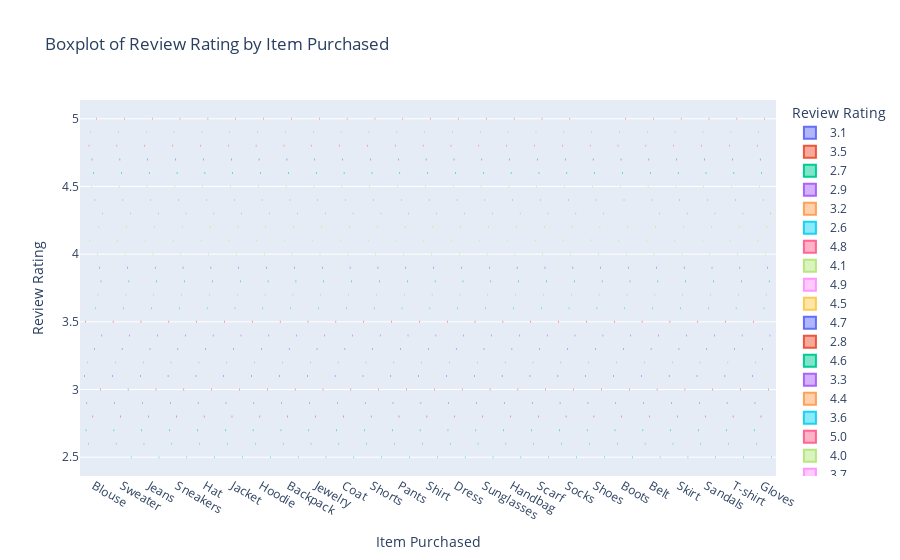

Notebook cell for this chart:
### Code cell
# Python
import plotly.express as px

fig = px.box(
    df,
    x="Item Purchased",
    y="Review Rating",
    color="age",
    title="Boxplot of Review Rating by Item Purchased",
)
fig.show()

### Figure 1 — Plotly figure (JSON) as saved in the notebook; plotly's stock layout.template omitted (floating-point values rounded to 4 significant figures; data arrays with more than 128 entries replaced by an {"elided": "..."} marker saying what was removed)
{"data": [{"alignmentgroup": "True", "hovertemplate": "Review Rating=%{y}<br>Item Purchased=%{x}<extra></extra>", "legendgroup": "3.1", "marker": {"color": "#636efa"}, "name": "3.1", "notched": false, "offsetgroup": "3.1", "orientation": "v", "showlegend": true, "type": "box", "x": {"elided": "157 str values"}, "x0": " ", "xaxis": "x", "y": {"elided": "157 float values"}, "y0": " ", "yaxis": "y"}, {"alignmentgroup": "True", "hovertemplate": "Review Rating=%{y}<br>Item Purchased=%{x}<extra></extra>", "legendgroup": "3.5", "marker": {"color": "#EF553B"}, "name": "3.5", "notched": false, "offsetgroup": "3.5", "orientation": "v", "showlegend": true, "type": "box", "x": {"elided": "156 str values"}, "x0": " ", "xaxis": "x", "y": {"elided": "156 float values"}, "y0": " ", "yaxis": "y"}, {"alignmentgroup": "True", "hovertemplate": "Review Rating=%{y}<br>Item Purchased=%{x}<extra></extra>", "legendgroup": "2.7", "marker": {"color": "#00cc96"}, "name": "2.7", "notched": false, "offsetgroup": "2.7", "orientation": "v", "showlegend": true, "type": "box", "x": {"elided": "154 str values"}, "x0": " ", "xaxis": "x", "y": {"elided": "154 float values"}, "y0": " ", "yaxis": "y"}, {"alignmentgroup": "True", "hovertemplate": "Review Rating=%{y}<br>Item Purchased=%{x}<extra></extra>", "legendgroup": "2.9", "marker": {"color": "#ab63fa"}, "name": "2.9", "notched": false, "offsetgroup": "2.9", "orientation": "v", "showlegend": true, "type": "box", "x": {"elided": "170 str values"}, "x0": " ", "xaxis": "x", "y": {"elided": "170 float values"}, "y0": " ", "yaxis": "y"}, {"alignmentgroup": "True", "hovertemplate": "Review Rating=%{y}<br>Item Purchased=%{x}<extra></extra>", "legendgroup": "3.2", "marker": {"color": "#FFA15A"}, "name": "3.2", "notched": false, "offsetgroup": "3.2", "orientation": "v", "showlegend": true, "type": "box", "x": {"elided": "152 str values"}, "x0": " ", "xaxis": "x", "y": {"elided": "152 float values"}, "y0": " ", "yaxis": "y"}, {"alignmentgroup": "True", "hovertemplate": "Review Rating=%{y}<br>Item Purchased=%{x}<extra></extra>", "legendgroup": "2.6", "marker": {"color": "#19d3f3"}, "name": "2.6", "notched": false, "offsetgroup": "2.6", "orientation": "v", "showlegend": true, "type": "box", "x": {"elided": "159 str values"}, "x0": " ", "xaxis": "x", "y": {"elided": "159 float values"}, "y0": " ", "yaxis": "y"}, {"alignmentgroup": "True", "hovertemplate": "Review Rating=%{y}<br>Item Purchased=%{x}<extra></extra>", "legendgroup": "4.8", "marker": {"color": "#FF6692"}, "name": "4.8", "notched": false, "offsetgroup": "4.8", "orientation": "v", "showlegend": true, "type": "box", "x": {"elided": "144 str values"}, "x0": " ", "xaxis": "x", "y": {"elided": "144 float values"}, "y0": " ", "yaxis": "y"}, {"alignmentgroup": "True", "hovertemplate": "Review Rating=%{y}<br>Item Purchased=%{x}<extra></extra>", "legendgroup": "4.1", "marker": {"color": "#B6E880"}, "name": "4.1", "notched": false, "offsetgroup": "4.1", "orientation": "v", "showlegend": true, "type": "box", "x": {"elided": "148 str values"}, "x0": " ", "xaxis": "x", "y": {"elided": "148 float values"}, "y0": " ", "yaxis": "y"}, {"alignmentgroup": "True", "hovertemplate": "Review Rating=%{y}<br>Item Purchased=%{x}<extra></extra>", "legendgroup": "4.9", "marker": {"color": "#FF97FF"}, "name": "4.9", "notched": false, "offsetgroup": "4.9", "orientation": "v", "showlegend": true, "type": "box", "x": {"elided": "166 str values"}, "x0": " ", "xaxis": "x", "y": {"elided": "166 float values"}, "y0": " ", "yaxis": "y"}, {"alignmentgroup": "True", "hovertemplate": "Review Rating=%{y}<br>Item Purchased=%{x}<extra></extra>", "legendgroup": "4.5", "marker": {"color": "#FECB52"}, "name": "4.5", "notched": false, "offsetgroup": "4.5", "orientation": "v", "showlegend": true, "type": "box", "x": {"elided": "139 str values"}, "x0": " ", "xaxis": "x", "y": {"elided": "139 float values"}, "y0": " ", "yaxis": "y"}, {"alignmentgroup": "True", "hovertemplate": "Review Rating=%{y}<br>Item Purchased=%{x}<extra></extra>", "legendgroup": "4.7", "marker": {"color": "#636efa"}, "name": "4.7", "notched": false, "offsetgroup": "4.7", "orientation": "v", "showlegend": true, "type": "box", "x": {"elided": "148 str values"}, "x0": " ", "xaxis": "x", "y": {"elided": "148 float values"}, "y0": " ", "yaxis": "y"}, {"alignmentgroup": "True", "hovertemplate": "Review Rating=%{y}<br>Item Purchased=%{x}<extra></extra>", "legendgroup": "2.8", "marker": {"color": "#EF553B"}, "name": "2.8", "notched": false, "offsetgroup": "2.8", "orientation": "v", "showlegend": true, "type": "box", "x": {"elided": "136 str values"}, "x0": " ", "xaxis": "x", "y": {"elided": "136 float values"}, "y0": " ", "yaxis": "y"}, {"alignmentgroup": "True", "hovertemplate": "Review Rating=%{y}<br>Item Purchased=%{x}<extra></extra>", "legendgroup": "4.6", "marker": {"color": "#00cc96"}, "name": "4.6", "notched": false, "offsetgroup": "4.6", "orientation": "v", "showlegend": true, "type": "box", "x": {"elided": "174 str values"}, "x0": " ", "xaxis": "x", "y": {"elided": "174 float values"}, "y0": " ", "yaxis": "y"}, {"alignmentgroup": "True", "hovertemplate": "Review Rating=%{y}<br>Item Purchased=%{x}<extra></extra>", "legendgroup": "3.3", "marker": {"color": "#ab63fa"}, "name": "3.3", "notched": false, "offsetgroup": "3.3", "orientation": "v", "showlegend": true, "type": "box", "x": {"elided": "152 str values"}, "x0": " ", "xaxis": "x", "y": {"elided": "152 float values"}, "y0": " ", "yaxis": "y"}, {"alignmentgroup": "True", "hovertemplate": "Review Rating=%{y}<br>Item Purchased=%{x}<extra></extra>", "legendgroup": "4.4", "marker": {"color": "#FFA15A"}, "name": "4.4", "notched": false, "offsetgroup": "4.4", "orientation": "v", "showlegend": true, "type": "box", "x": {"elided": "158 str values"}, "x0": " ", "xaxis": "x", "y": {"elided": "158 float values"}, "y0": " ", "yaxis": "y"}, {"alignmentgroup": "True", "hovertemplate": "Review Rating=%{y}<br>Item Purchased=%{x}<extra></extra>", "legendgroup": "3.6", "marker": {"color": "#19d3f3"}, "name": "3.6", "notched": false, "offsetgroup": "3.6", "orientation": "v", "showlegend": true, "type": "box", "x": {"elided": "149 str values"}, "x0": " ", "xaxis": "x", "y": {"elided": "149 float values"}, "y0": " ", "yaxis": "y"}, {"alignmentgroup": "True", "hovertemplate": "Review Rating=%{y}<br>Item Purchased=%{x}<extra></extra>", "legendgroup": "5.0", "marker": {"color": "#FF6692"}, "name": "5.0", "notched": false, "offsetgroup": "5.0", "orientation": "v", "showlegend": true, "type": "box", "x": ["Shorts", "Belt", "Jewelry", "Backpack", "Shorts", "Coat", "Hat", "Hat", "Coat", "Shirt", "Boots", "Handbag", "Jacket", "Shorts", "Blouse", "Shirt", "Belt", "Sandals", "Sunglasses", "Sneakers", "T-shirt", "Belt", "Sandals", "Handbag", "Jeans", "Shirt", "Scarf", "Sandals", "Hoodie", "Blouse", "Gloves", "Shirt", "Blouse", "Coat", "Sunglasses", "Dress", "Sandals", "Socks", "Jeans", "Gloves", "Sandals", "Gloves", "Scarf", "Jacket", "Skirt", "Sweater", "Hoodie", "Pants", "Hoodie", "Socks", "Sandals", "Pants", "Hoodie", "Jacket", "Handbag", "Pants", "Dress", "Boots", "Scarf", "Shorts", "Dress", "Shorts", "Hat", "Jewelry", "Skirt", "Blouse", "Belt", "Shorts"], "x0": " ", "xaxis": "x", "y": [5, 5, 5, 5, 5, 5, 5, 5, 5, 5, 5, 5, 5, 5, 5, 5, 5, 5, 5, 5, 5, 5, 5, 5, 5, 5, 5, 5, 5, 5, 5, 5, 5, 5, 5, 5, 5, 5, 5, 5, 5, 5, 5, 5, 5, 5, 5, 5, 5, 5, 5, 5, 5, 5, 5, 5, 5, 5, 5, 5, 5, 5, 5, 5, 5, 5, 5, 5], "y0": " ", "yaxis": "y"}, {"alignmentgroup": "True", "hovertemplate": "Review Rating=%{y}<br>Item Purchased=%{x}<extra></extra>", "legendgroup": "4.0", "marker": {"color": "#B6E880"}, "name": "4.0", "notched": false, "offsetgroup": "4.0", "orientation": "v", "showlegend": true, "type": "box", "x": {"elided": "181 str values"}, "x0": " ", "xaxis": "x", "y": {"elided": "181 int values"}, "y0": " ", "yaxis": "y"}, {"alignmentgroup": "True", "hovertemplate": "Review Rating=%{y}<br>Item Purchased=%{x}<extra></extra>", "legendgroup": "3.7", "marker": {"color": "#FF97FF"}, "name": "3.7", "notched": false, "offsetgroup": "3.7", "orientation": "v", "showlegend": true, "type": "box", "x": {"elided": "156 str values"}, "x0": " ", "xaxis": "x", "y": {"elided": "156 float values"}, "y0": " ", "yaxis": "y"}, {"alignmentgroup": "True", "hovertemplate": "Review Rating=%{y}<br>Item Purchased=%{x}<extra></extra>", "legendgroup": "4.2", "marker": {"color": "#FECB52"}, "name": "4.2", "notched": false, "offsetgroup": "4.2", "orientation": "v", "showlegend": true, "type": "box", "x": {"elided": "171 str values"}, "x0": " ", "xaxis": "x", "y": {"elided": "171 float values"}, "y0": " ", "yaxis": "y"}, {"alignmentgroup": "True", "hovertemplate": "Review Rating=%{y}<br>Item Purchased=%{x}<extra></extra>", "legendgroup": "3.9", "marker": {"color": "#636efa"}, "name": "3.9", "notched": false, "offsetgroup": "3.9", "orientation": "v", "showlegend": true, "type": "box", "x": {"elided": "163 str values"}, "x0": " ", "xaxis": "x", "y": {"elided": "163 float values"}, "y0": " ", "yaxis": "y"}, {"alignmentgroup": "True", "hovertemplate": "Review Rating=%{y}<br>Item Purchased=%{x}<extra></extra>", "legendgroup": "3.0", "marker": {"color": "#EF553B"}, "name": "3.0", "notched": false, "offsetgroup": "3.0", "orientation": "v", "showlegend": true, "type": "box", "x": {"elided": "162 str values"}, "x0": " ", "xaxis": "x", "y": {"elided": "162 int values"}, "y0": " ", "yaxis": "y"}, {"alignmentgroup": "True", "hovertemplate": "Review Rating=%{y}<br>Item Purchased=%{x}<extra></extra>", "legendgroup": "3.8", "marker": {"color": "#00cc96"}, "name": "3.8", "notched": false, "offsetgroup": "3.8", "orientation": "v", "showlegend": true, "type": "box", "x": {"elided": "142 str values"}, "x0": " ", "xaxis": "x", "y": {"elided": "142 float values"}, "y0": " ", "yaxis": "y"}, {"alignmentgroup": "True", "hovertemplate": "Review Rating=%{y}<br>Item Purchased=%{x}<extra></extra>", "legendgroup": "3.4", "marker": {"color": "#ab63fa"}, "name": "3.4", "notched": false, "offsetgroup": "3.4", "orientation": "v", "showlegend": true, "type": "box", "x": {"elided": "182 str values"}, "x0": " ", "xaxis": "x", "y": {"elided": "182 float values"}, "y0": " ", "yaxis": "y"}, {"alignmentgroup": "True", "hovertemplate": "Review Rating=%{y}<br>Item Purchased=%{x}<extra></extra>", "legendgroup": "4.3", "marker": {"color": "#FFA15A"}, "name": "4.3", "notched": false, "offsetgroup": "4.3", "orientation": "v", "showlegend": true, "type": "box", "x": {"elided": "147 str values"}, "x0": " ", "xaxis": "x", "y": {"elided": "147 float values"}, "y0": " ", "yaxis": "y"}, {"alignmentgroup": "True", "hovertemplate": "Review Rating=%{y}<br>Item Purchased=%{x}<extra></extra>", "legendgroup": "2.5", "marker": {"color": "#19d3f3"}, "name": "2.5", "notched": false, "offsetgroup": "2.5", "orientation": "v", "showlegend": true, "type": "box", "x": ["Sweater", "Handbag", "Belt", "Backpack", "Belt", "Gloves", "Hoodie", "Shorts", "Sandals", "Coat", "Socks", "Sneakers", "Sunglasses", "Jacket", "Boots", "Hoodie", "Boots", "Gloves", "Jacket", "Jacket", "Shirt", "Hat", "Jewelry", "Shoes", "Sweater", "Sweater", "Scarf", "Dress", "Socks", "Jacket", "Belt", "Skirt", "Hoodie", "Skirt", "Shorts", "Socks", "Gloves", "Sneakers", "Scarf", "Handbag", "Boots", "Belt", "Pants", "Jeans", "Sneakers", "Handbag", "Shirt", "T-shirt", "Jacket", "Skirt", "Jeans", "Shirt", "Belt", "Sneakers", "Jewelry", "Pants", "Gloves", "T-shirt", "Jewelry", "Dress", "Coat", "Shirt", "Gloves", "Sunglasses", "Skirt", "Sandals"], "x0": " ", "xaxis": "x", "y": [2.5, 2.5, 2.5, 2.5, 2.5, 2.5, 2.5, 2.5, 2.5, 2.5, 2.5, 2.5, 2.5, 2.5, 2.5, 2.5, 2.5, 2.5, 2.5, 2.5, 2.5, 2.5, 2.5, 2.5, 2.5, 2.5, 2.5, 2.5, 2.5, 2.5, 2.5, 2.5, 2.5, 2.5, 2.5, 2.5, 2.5, 2.5, 2.5, 2.5, 2.5, 2.5, 2.5, 2.5, 2.5, 2.5, 2.5, 2.5, 2.5, 2.5, 2.5, 2.5, 2.5, 2.5, 2.5, 2.5, 2.5, 2.5, 2.5, 2.5, 2.5, 2.5, 2.5, 2.5, 2.5, 2.5], "y0": " ", "yaxis": "y"}], "layout": {"boxmode": "group", "legend": {"title": {"text": "Review Rating"}, "tracegroupgap": 0}, "title": {"text": "Boxplot of Review Rating by Item Purchased"}, "xaxis": {"anchor": "y", "domain": [0, 1], "title": {"text": "Item Purchased"}}, "yaxis": {"anchor": "x", "categoryarray": [2.5, 4.3, 3.4, 3.8, 3, 3.9, 4.2, 3.7, 4, 5, 3.6, 4.4, 3.3, 4.6, 2.8, 4.7, 4.5, 4.9, 4.1, 4.8, 2.6, 3.2, 2.9, 2.7, 3.5, 3.1], "categoryorder": "array", "domain": [0, 1], "title": {"text": "Review Rating"}}}}
